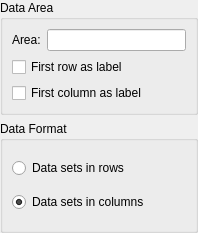
<ui version="4.0" >
 <class>ChartDatabaseSelector</class>
 <widget class="QWidget" name="ChartDatabaseSelector" >
  <property name="geometry" >
   <rect>
    <x>0</x>
    <y>0</y>
    <width>198</width>
    <height>233</height>
   </rect>
  </property>
  <property name="windowTitle" >
   <string>Database Selector</string>
  </property>
  <layout class="QVBoxLayout" >
   <property name="margin" >
    <number>0</number>
   </property>
   <item>
    <widget class="QGroupBox" name="m_areaBox" >
     <property name="title" >
      <string>Data Area</string>
     </property>
     <layout class="QGridLayout" >
      <item row="0" column="0" >
       <widget class="QLabel" name="m_areaLabel" >
        <property name="text" >
         <string>Area:</string>
        </property>
        <property name="buddy" >
         <cstring>m_cellRegion</cstring>
        </property>
       </widget>
      </item>
      <item row="0" column="1" >
       <widget class="QLineEdit" name="m_cellRegion" />
      </item>
      <item row="1" column="0" colspan="2" >
       <widget class="QCheckBox" name="m_firstRowAsLabel" >
        <property name="text" >
         <string>First row as label</string>
        </property>
       </widget>
      </item>
      <item row="2" column="0" colspan="2" >
       <widget class="QCheckBox" name="m_firstColumnAsLabel" >
        <property name="text" >
         <string>First column as label</string>
        </property>
       </widget>
      </item>
     </layout>
    </widget>
   </item>
   <item>
    <widget class="QGroupBox" name="m_formatBox" >
     <property name="title" >
      <string>Data Format</string>
     </property>
     <layout class="QVBoxLayout" >
      <item>
       <widget class="QRadioButton" name="m_dataInRows" >
        <property name="text" >
         <string>Data sets in rows</string>
        </property>
       </widget>
      </item>
      <item>
       <widget class="QRadioButton" name="m_dataInColumns" >
        <property name="text" >
         <string>Data sets in columns</string>
        </property>
        <property name="checked" >
         <bool>true</bool>
        </property>
       </widget>
      </item>
     </layout>
    </widget>
   </item>
  </layout>
 </widget>
 <customwidgets>
  <customwidget>
   <class>QLineEdit</class>
   <extends>QLineEdit</extends>
   <header>QLineEdit</header>
  </customwidget>
 </customwidgets>
 <resources/>
 <connections/>
</ui>
